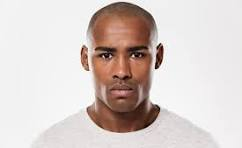
#> input picture test.jpg, 242 x 148 px
$ python debug_task.py
#> lines starting #> are read from the running program, lines starting #| are printed output that depends on the picture
### task_cache/face_attribute/task.py
"""
Face Attribute Analysis Task
"""
import cv2
import numpy as np
from typing import Any, List, Dict
from tasks.base.task_base import TaskBase


class Task(TaskBase):
    """Face attribute analysis (age, gender, emotion estimation)"""

    def __init__(self):
        super().__init__()

    def process(self, input_data: Any) -> Dict[str, Any]:
        """
        Analyze face attributes

        Args:
            input_data: Dict with face_bbox, original_image, face_index

        Returns:
            Face attributes analysis result
        """
        try:
            self.log_info("Starting face attribute analysis...")

            # Extract face region from input
            face_bbox = input_data.get("face_bbox")
            original_image_path = input_data.get("original_image")
            face_index = input_data.get("face_index", 0)

            if isinstance(original_image_path, str):
                image = cv2.imread(original_image_path)
#> image is the input picture: shape (148, 242, 3); mean B, G, R 201.4, 205.2, 216.2
            else:
                image = original_image_path

            if image is None:
                raise ValueError("Could not load image")

            # Extract face region
            x, y, w, h = face_bbox
            face_region = image[y:y+h, x:x+w]
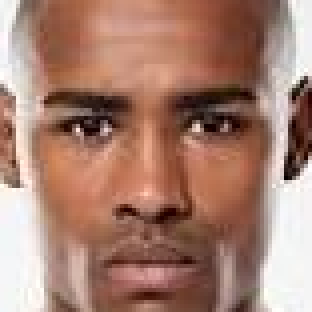
#> face_region: shape (78, 78, 3) (shown 4 times larger); mean B, G, R 112.8, 127.7, 167.4

            # Simulate attribute analysis (in real scenario, use ML models)
            attributes = self._analyze_attributes(face_region, face_index)

            self.log_info(f"Face attribute analysis completed for face {face_index}")

            result = {
                "face_index": face_index,
                "face_bbox": face_bbox,
                "attributes": attributes,
                "analysis_info": {
                    "face_size": [w, h],
                    "face_area": w * h,
                    "analysis_method": "simulated_analysis"
                }
            }

            return result

        except Exception as e:
            self.log_error(f"Face attribute analysis failed: {e}")
            raise

    def _analyze_attributes(self, face_region: np.ndarray, face_index: int) -> Dict[str, Any]:
        """Simulate face attribute analysis"""
#> called with face_index = 0

        # Simulate different attributes based on face characteristics
        height, width = face_region.shape[:2]
#> height = 78; width = 78

        # Simple heuristics for demonstration
        brightness = np.mean(face_region)
#> brightness = 136

        # Simulated age estimation (based on image characteristics)
        if brightness > 150:
            estimated_age = 25 + (face_index * 5) % 40
        else:
            estimated_age = 35 + (face_index * 3) % 30

        # Simulated gender estimation
        gender_score = (brightness + width) % 2
#> gender_score = 1.97
        estimated_gender = "female" if gender_score == 0 else "male"
#> estimated_gender = 'male'
        gender_confidence = 0.7 + (face_index * 0.05) % 0.3

        # Simulated emotion detection
        emotions = ["happy", "neutral", "sad", "surprised", "angry"]
        emotion_index = (int(brightness) + face_index) % len(emotions)
#> emotion_index = 0
        dominant_emotion = emotions[emotion_index]
#> dominant_emotion = 'happy'

        # Emotion scores
        emotion_scores = {emotion: 0.1 for emotion in emotions}
        emotion_scores[dominant_emotion] = 0.6 + (face_index * 0.1) % 0.4

        # Additional attributes
        attributes = {
            "age": {
                "estimated_age": int(estimated_age),
                "age_range": f"{int(estimated_age)-5}-{int(estimated_age)+5}",
                "confidence": 0.8
            },
            "gender": {
                "predicted_gender": estimated_gender,
                "confidence": round(gender_confidence, 2)
            },
            "emotion": {
                "dominant_emotion": dominant_emotion,
                "emotion_scores": {k: round(v, 2) for k, v in emotion_scores.items()},
                "confidence": round(emotion_scores[dominant_emotion], 2)
            },
            "facial_features": {
                "skin_tone": "medium" if brightness > 120 else "light" if brightness > 80 else "dark",
                "face_shape": "oval" if width > height * 0.8 else "round",
                "estimated_quality": "good" if width > 50 and height > 50 else "low"
            },
            "technical_info": {
                "face_region_size": [width, height],
                "average_brightness": round(brightness, 2),
                "analysis_timestamp": self._get_timestamp()
            }
        }

        return attributes

    # [37 lines left out: functions validate_input, get_requirements, get_info, not called in this run]

    def _get_timestamp(self) -> str:
        """Get current timestamp"""
        from datetime import datetime
        return datetime.utcnow().isoformat()

### tasks/base/task_base.py
"""
Base class for all AI tasks
"""
from abc import ABC, abstractmethod
from typing import Any, List, Dict, Optional
from loguru import logger


class TaskBase(ABC):
    """Abstract base class for all AI tasks"""

    def __init__(self):
        self._task_id: Optional[str] = None
        self._config: Dict[str, Any] = {}
        self._metadata: Optional[Any] = None

    # [61 lines left out: functions process, get_requirements, validate_input, get_info, setup, cleanup, not called in this run]

    def log_info(self, message: str):
        """Log info message with task context"""
        logger.info(f"[{self._task_id}] {message}")

    def log_warning(self, message: str):
        """Log warning message with task context"""
        logger.warning(f"[{self._task_id}] {message}")

    def log_error(self, message: str):
        """Log error message with task context"""
        logger.error(f"[{self._task_id}] {message}")

    # [14 lines left out: functions task_id, config, metadata, not called in this run]


class SimpleTask(TaskBase):
    """
    Simple task base class for basic AI tasks
    Provides common functionality and error handling
    """

    def __init__(self):
        super().__init__()
        self._is_setup = False

    # [54 lines left out: functions process, _process_impl, not called in this run]


class MLTask(SimpleTask):
    """
    Base class for Machine Learning tasks
    Provides common ML functionality
    """

    # [117 lines left out: functions __init__, setup, cleanup, load_model, unload_model, preprocess_input and 5 more, not called in this run]

### debug_task.py
#!/usr/bin/env python3
"""
Debug script to understand what's happening in the face_attribute task
"""
import sys
import os
sys.path.insert(0, os.path.join(os.getcwd(), 'task_cache', 'face_attribute'))

try:
    from task import Task
    print("Successfully imported face_attribute Task")

    # Create task instance
    task_instance = Task()
    print("Created task instance")

    # Test input that mimics what the pipeline passes
    test_input = {
        "face_bbox": [84, 24, 78, 78],
        "original_image": "test.jpg",
        "face_index": 0
    }

    print(f"Test input: {test_input}")
    print("Attempting to process...")

    result = task_instance.process(test_input)
#> in process, `attributes = self._analyze_attributes(face_region, face_index)`: attributes = 5 items
#> result = 4 items
    print(f"Success! Result keys: {list(result.keys()) if isinstance(result, dict) else 'Not a dict'}")
#| Success! Result keys: ['face_index', 'face_bbox', 'attributes', 'analysis_info']

except Exception as e:
    print(f"Error: {e}")
    import traceback
    traceback.print_exc()

$ run again, with face.jpg copied over test.jpg
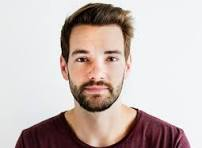
#> input picture face.jpg, 202 x 148 px
#> in process, image is the input picture: shape (148, 202, 3); mean B, G, R 183.4, 187.1, 200.6
#> in process, `face_region = image[y:y+h, x:x+w]`:
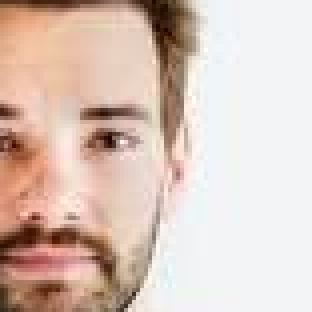
#> face_region: shape (78, 78, 3) (shown 4 times larger); mean B, G, R 187, 197.2, 218.2
#> brightness = 200.8
#> gender_score = 0.788
#> estimated_gender = 'male'
#> emotion_index = 0
#> dominant_emotion = 'happy'
#> attributes = 5 items
#> result = 4 items
#| Success! Result keys: ['face_index', 'face_bbox', 'attributes', 'analysis_info']

$ run again, with face_faces.jpg copied over test.jpg
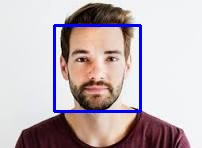
#> input picture face_faces.jpg, 202 x 148 px
#> in process, image is the input picture: shape (148, 202, 3); mean B, G, R 185.1, 180.7, 193.8
#> in process, `face_region = image[y:y+h, x:x+w]`:
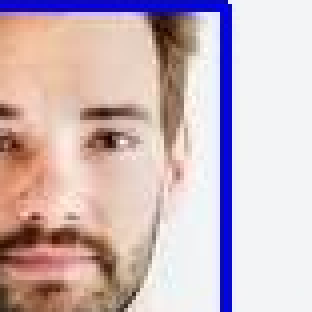
#> face_region: shape (78, 78, 3) (shown 4 times larger); mean B, G, R 189.3, 184.9, 205.1
#> brightness = 193.1
#> gender_score = 1.12
#> estimated_gender = 'male'
#> emotion_index = 3
#> dominant_emotion = 'surprised'
#> attributes = 5 items
#> result = 4 items
#| Success! Result keys: ['face_index', 'face_bbox', 'attributes', 'analysis_info']
